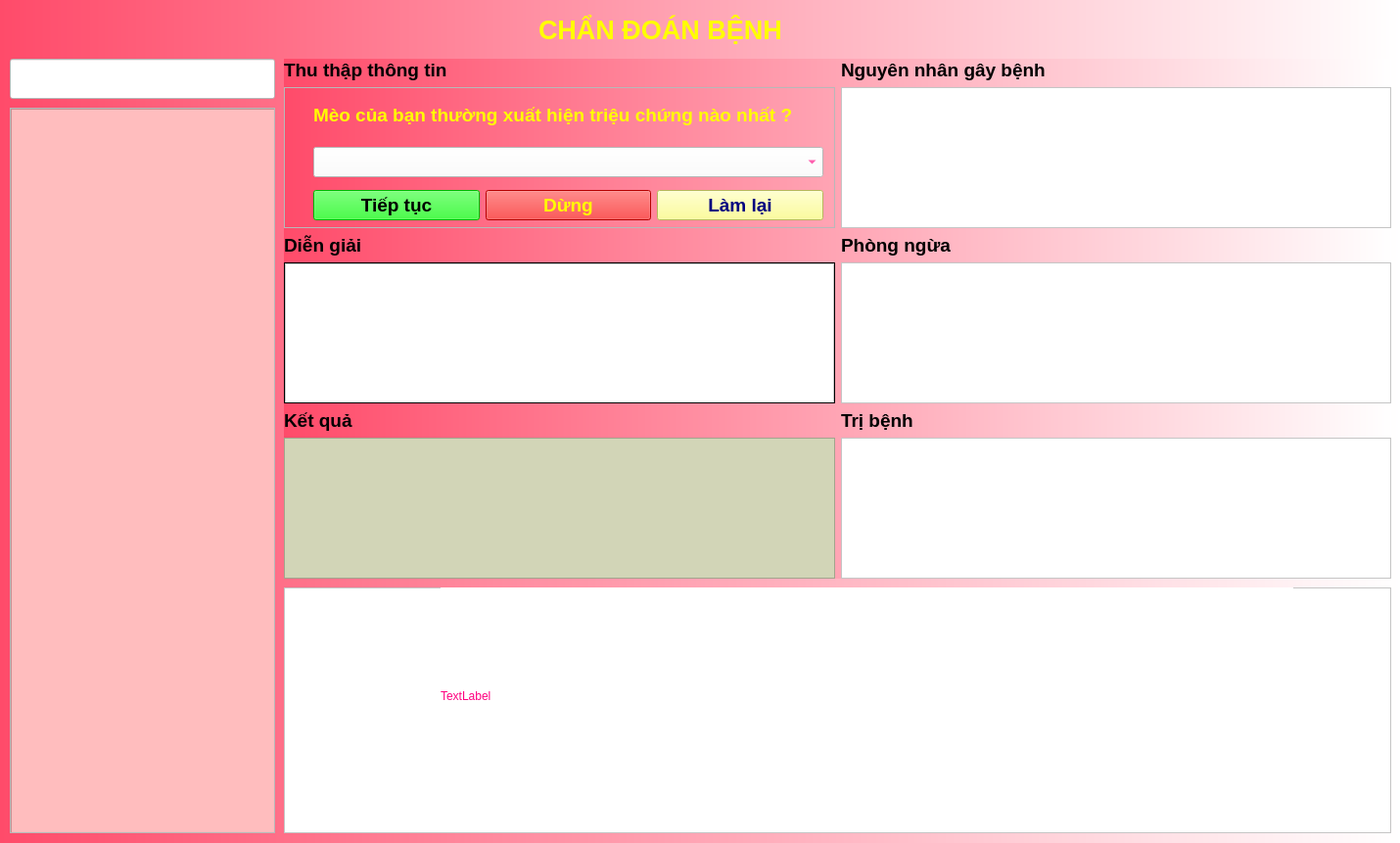
<?xml version="1.0" encoding="UTF-8"?>
<ui version="4.0">
 <class>Form</class>
 <widget class="QWidget" name="Form">
  <property name="geometry">
   <rect>
    <x>0</x>
    <y>0</y>
    <width>1430</width>
    <height>861</height>
   </rect>
  </property>
  <property name="minimumSize">
   <size>
    <width>1430</width>
    <height>0</height>
   </size>
  </property>
  <property name="windowTitle">
   <string>Form</string>
  </property>
  <property name="styleSheet">
   <string notr="true">background-color: rgb(170, 255, 255);</string>
  </property>
  <widget class="QWidget" name="widget" native="true">
   <property name="geometry">
    <rect>
     <x>0</x>
     <y>0</y>
     <width>1431</width>
     <height>861</height>
    </rect>
   </property>
   <property name="font">
    <font>
     <family>Tahoma</family>
     <pointsize>20</pointsize>
     <weight>75</weight>
     <bold>true</bold>
    </font>
   </property>
   <property name="layoutDirection">
    <enum>Qt::LeftToRight</enum>
   </property>
   <property name="styleSheet">
    <string notr="true">background-color: qlineargradient(spread:reflect, x1:0, y1:0, x2:1, y2:0, stop:0 rgba(255, 75, 106, 255), stop:1 rgba(255, 255, 255, 255));</string>
   </property>
   <widget class="QLabel" name="label">
    <property name="geometry">
     <rect>
      <x>550</x>
      <y>10</y>
      <width>261</width>
      <height>41</height>
     </rect>
    </property>
    <property name="font">
     <font>
      <family>Tahoma</family>
      <pointsize>20</pointsize>
      <weight>75</weight>
      <bold>true</bold>
     </font>
    </property>
    <property name="styleSheet">
     <string notr="true">background-color:none;
color: rgb(255, 255, 0);</string>
    </property>
    <property name="text">
     <string>CHẨN ĐOÁN BỆNH</string>
    </property>
   </widget>
   <widget class="QScrollArea" name="scrollArea">
    <property name="enabled">
     <bool>true</bool>
    </property>
    <property name="geometry">
     <rect>
      <x>10</x>
      <y>110</y>
      <width>271</width>
      <height>741</height>
     </rect>
    </property>
    <property name="styleSheet">
     <string notr="true">background-color:none</string>
    </property>
    <property name="widgetResizable">
     <bool>true</bool>
    </property>
    <widget class="QWidget" name="scrollAreaWidgetContents">
     <property name="geometry">
      <rect>
       <x>0</x>
       <y>0</y>
       <width>269</width>
       <height>739</height>
      </rect>
     </property>
     <widget class="QListWidget" name="listWidget">
      <property name="geometry">
       <rect>
        <x>0</x>
        <y>0</y>
        <width>271</width>
        <height>741</height>
       </rect>
      </property>
      <property name="font">
       <font>
        <family>Tahoma</family>
        <pointsize>11</pointsize>
        <weight>75</weight>
        <bold>true</bold>
       </font>
      </property>
      <property name="styleSheet">
       <string notr="true">background-color: rgb(255, 189, 190);
color:rgb(255, 0, 127)</string>
      </property>
     </widget>
    </widget>
   </widget>
   <widget class="QWidget" name="layoutWidget">
    <property name="geometry">
     <rect>
      <x>290</x>
      <y>60</y>
      <width>1131</width>
      <height>531</height>
     </rect>
    </property>
    <layout class="QGridLayout" name="gridLayout">
     <item row="3" column="1">
      <widget class="QTextEdit" name="textEdit_3">
       <property name="font">
        <font>
         <family>Tahoma</family>
         <pointsize>12</pointsize>
        </font>
       </property>
       <property name="styleSheet">
        <string notr="true">background-color:rgb(255, 255, 255);
color: rgb(255, 0, 127);</string>
       </property>
      </widget>
     </item>
     <item row="2" column="0">
      <widget class="QLabel" name="label_9">
       <property name="font">
        <font>
         <family>Tahoma</family>
         <pointsize>14</pointsize>
         <weight>75</weight>
         <bold>true</bold>
        </font>
       </property>
       <property name="styleSheet">
        <string notr="true">background-color:none</string>
       </property>
       <property name="text">
        <string>Diễn giải</string>
       </property>
      </widget>
     </item>
     <item row="2" column="1">
      <widget class="QLabel" name="label_5">
       <property name="font">
        <font>
         <family>Tahoma</family>
         <pointsize>14</pointsize>
         <weight>75</weight>
         <bold>true</bold>
        </font>
       </property>
       <property name="styleSheet">
        <string notr="true">background-color:none</string>
       </property>
       <property name="text">
        <string>Phòng ngừa</string>
       </property>
      </widget>
     </item>
     <item row="0" column="1">
      <widget class="QLabel" name="label_4">
       <property name="font">
        <font>
         <family>Tahoma</family>
         <pointsize>14</pointsize>
         <weight>75</weight>
         <bold>true</bold>
        </font>
       </property>
       <property name="styleSheet">
        <string notr="true">background-color:none</string>
       </property>
       <property name="text">
        <string>Nguyên nhân gây bệnh</string>
       </property>
      </widget>
     </item>
     <item row="0" column="0">
      <widget class="QLabel" name="label_8">
       <property name="font">
        <font>
         <family>Tahoma</family>
         <pointsize>14</pointsize>
         <weight>75</weight>
         <bold>true</bold>
        </font>
       </property>
       <property name="styleSheet">
        <string notr="true">background-color:none</string>
       </property>
       <property name="text">
        <string>Thu thập thông tin</string>
       </property>
      </widget>
     </item>
     <item row="1" column="0">
      <widget class="QFrame" name="frame_2">
       <property name="styleSheet">
        <string notr="true">background-color:none</string>
       </property>
       <property name="frameShape">
        <enum>QFrame::StyledPanel</enum>
       </property>
       <property name="frameShadow">
        <enum>QFrame::Raised</enum>
       </property>
       <widget class="QWidget" name="layoutWidget">
        <property name="geometry">
         <rect>
          <x>30</x>
          <y>1</y>
          <width>521</width>
          <height>91</height>
         </rect>
        </property>
        <layout class="QVBoxLayout" name="layout">
         <item>
          <widget class="QLabel" name="label_2">
           <property name="font">
            <font>
             <family>Tahoma</family>
             <pointsize>14</pointsize>
             <weight>75</weight>
             <bold>true</bold>
            </font>
           </property>
           <property name="styleSheet">
            <string notr="true">color: rgb(255, 255, 0);</string>
           </property>
           <property name="text">
            <string>Mèo của bạn thường xuất hiện triệu chứng nào nhất ?</string>
           </property>
          </widget>
         </item>
         <item>
          <widget class="QComboBox" name="comboBox">
           <property name="enabled">
            <bool>true</bool>
           </property>
           <property name="font">
            <font>
             <family>Tahoma</family>
             <pointsize>14</pointsize>
            </font>
           </property>
           <property name="styleSheet">
            <string notr="true">background-color: rgb(255, 255, 255);
color: rgb(255, 0, 127);</string>
           </property>
           <property name="editable">
            <bool>false</bool>
           </property>
          </widget>
         </item>
        </layout>
       </widget>
       <widget class="QWidget" name="layoutWidget">
        <property name="geometry">
         <rect>
          <x>30</x>
          <y>100</y>
          <width>521</width>
          <height>41</height>
         </rect>
        </property>
        <layout class="QGridLayout" name="gridLayout_2">
         <item row="0" column="0">
          <widget class="QPushButton" name="btnNext">
           <property name="font">
            <font>
             <family>Tahoma</family>
             <pointsize>14</pointsize>
             <weight>75</weight>
             <bold>true</bold>
            </font>
           </property>
           <property name="styleSheet">
            <string notr="true">background-color: rgb(0, 255, 0);</string>
           </property>
           <property name="text">
            <string>Tiếp tục</string>
           </property>
          </widget>
         </item>
         <item row="0" column="1">
          <widget class="QPushButton" name="btnStop">
           <property name="font">
            <font>
             <family>Tahoma</family>
             <pointsize>14</pointsize>
             <weight>75</weight>
             <bold>true</bold>
            </font>
           </property>
           <property name="styleSheet">
            <string notr="true">background-color: rgb(255, 0, 0);
color: rgb(255, 255, 0);</string>
           </property>
           <property name="text">
            <string>Dừng</string>
           </property>
          </widget>
         </item>
         <item row="0" column="2">
          <widget class="QPushButton" name="btnReset">
           <property name="font">
            <font>
             <family>Tahoma</family>
             <pointsize>14</pointsize>
             <weight>75</weight>
             <bold>true</bold>
            </font>
           </property>
           <property name="styleSheet">
            <string notr="true">background-color: rgb(255, 255, 127);
color: rgb(0, 0, 127);</string>
           </property>
           <property name="text">
            <string>Làm lại</string>
           </property>
          </widget>
         </item>
        </layout>
       </widget>
      </widget>
     </item>
     <item row="6" column="0">
      <widget class="QTextEdit" name="txtResult">
       <property name="enabled">
        <bool>false</bool>
       </property>
       <property name="font">
        <font>
         <family>Tahoma</family>
         <pointsize>14</pointsize>
         <weight>75</weight>
         <bold>true</bold>
        </font>
       </property>
       <property name="styleSheet">
        <string notr="true">background-color:rgb(210, 213, 183);
color: rgb(255, 0, 127);</string>
       </property>
      </widget>
     </item>
     <item row="6" column="1">
      <widget class="QTextEdit" name="textEdit_4">
       <property name="enabled">
        <bool>true</bool>
       </property>
       <property name="font">
        <font>
         <family>Tahoma</family>
         <pointsize>12</pointsize>
        </font>
       </property>
       <property name="styleSheet">
        <string notr="true">background-color:rgb(255, 255, 255);
color: rgb(255, 0, 127);</string>
       </property>
      </widget>
     </item>
     <item row="5" column="0">
      <widget class="QLabel" name="label_7">
       <property name="font">
        <font>
         <family>Tahoma</family>
         <pointsize>14</pointsize>
         <weight>75</weight>
         <bold>true</bold>
        </font>
       </property>
       <property name="styleSheet">
        <string notr="true">background-color:none</string>
       </property>
       <property name="text">
        <string>Kết quả</string>
       </property>
      </widget>
     </item>
     <item row="5" column="1">
      <widget class="QLabel" name="label_6">
       <property name="font">
        <font>
         <family>Tahoma</family>
         <pointsize>14</pointsize>
         <weight>75</weight>
         <bold>true</bold>
        </font>
       </property>
       <property name="styleSheet">
        <string notr="true">background-color:none</string>
       </property>
       <property name="text">
        <string>Trị bệnh</string>
       </property>
      </widget>
     </item>
     <item row="3" column="0">
      <widget class="QScrollArea" name="scrollArea_2">
       <property name="widgetResizable">
        <bool>true</bool>
       </property>
       <widget class="QWidget" name="scrollAreaWidgetContents_3">
        <property name="geometry">
         <rect>
          <x>0</x>
          <y>0</y>
          <width>560</width>
          <height>142</height>
         </rect>
        </property>
        <widget class="QTextEdit" name="txtSuyDien">
         <property name="enabled">
          <bool>false</bool>
         </property>
         <property name="geometry">
          <rect>
           <x>0</x>
           <y>0</y>
           <width>561</width>
           <height>144</height>
          </rect>
         </property>
         <property name="font">
          <font>
           <family>Tahoma</family>
           <pointsize>12</pointsize>
          </font>
         </property>
         <property name="styleSheet">
          <string notr="true">background-color:white;
color: rgb(255, 0, 127)</string>
         </property>
        </widget>
       </widget>
      </widget>
     </item>
     <item row="1" column="1">
      <widget class="QTextEdit" name="textEdit_NguyenNhan">
       <property name="enabled">
        <bool>true</bool>
       </property>
       <property name="font">
        <font>
         <family>Tahoma</family>
         <pointsize>12</pointsize>
        </font>
       </property>
       <property name="styleSheet">
        <string notr="true">background-color:rgb(255, 255, 255);
color: rgb(255, 0, 127);</string>
       </property>
      </widget>
     </item>
    </layout>
   </widget>
   <widget class="QFrame" name="frame">
    <property name="enabled">
     <bool>false</bool>
    </property>
    <property name="geometry">
     <rect>
      <x>290</x>
      <y>600</y>
      <width>1131</width>
      <height>251</height>
     </rect>
    </property>
    <property name="styleSheet">
     <string notr="true">background-color: rgb(255, 255, 255);</string>
    </property>
    <property name="frameShape">
     <enum>QFrame::StyledPanel</enum>
    </property>
    <property name="frameShadow">
     <enum>QFrame::Raised</enum>
    </property>
    <widget class="QLabel" name="label_3">
     <property name="geometry">
      <rect>
       <x>160</x>
       <y>0</y>
       <width>871</width>
       <height>221</height>
      </rect>
     </property>
     <property name="autoFillBackground">
      <bool>false</bool>
     </property>
     <property name="styleSheet">
      <string notr="true">color: rgb(255, 0, 127);</string>
     </property>
     <property name="text">
      <string>TextLabel</string>
     </property>
     <property name="scaledContents">
      <bool>true</bool>
     </property>
    </widget>
   </widget>
   <widget class="QLineEdit" name="txtSeacrh">
    <property name="geometry">
     <rect>
      <x>10</x>
      <y>60</y>
      <width>271</width>
      <height>41</height>
     </rect>
    </property>
    <property name="styleSheet">
     <string notr="true">background-color: rgb(255, 255, 255);</string>
    </property>
   </widget>
  </widget>
 </widget>
 <resources/>
 <connections/>
</ui>
